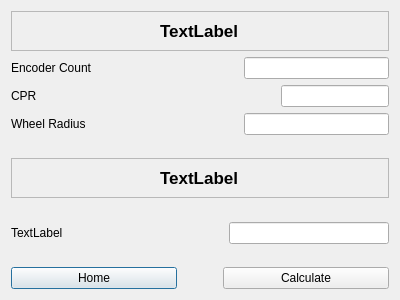
<?xml version="1.0" encoding="UTF-8"?>
<ui version="4.0">
 <class>ThirdDialog</class>
 <widget class="QDialog" name="ThirdDialog">
  <property name="geometry">
   <rect>
    <x>0</x>
    <y>0</y>
    <width>400</width>
    <height>300</height>
   </rect>
  </property>
  <property name="windowTitle">
   <string>Dialog</string>
  </property>
  <layout class="QVBoxLayout" name="verticalLayout_3">
   <item>
    <layout class="QVBoxLayout" name="verticalLayout">
     <property name="bottomMargin">
      <number>0</number>
     </property>
     <item>
      <widget class="QFrame" name="frame_2">
       <property name="frameShape">
        <enum>QFrame::StyledPanel</enum>
       </property>
       <property name="frameShadow">
        <enum>QFrame::Raised</enum>
       </property>
       <layout class="QHBoxLayout" name="horizontalLayout_6">
        <item alignment="Qt::AlignHCenter">
         <widget class="QLabel" name="label_6">
          <property name="font">
           <font>
            <pointsize>13</pointsize>
            <bold>true</bold>
           </font>
          </property>
          <property name="text">
           <string>TextLabel</string>
          </property>
         </widget>
        </item>
       </layout>
      </widget>
     </item>
     <item>
      <layout class="QHBoxLayout" name="horizontalLayout_2">
       <item>
        <widget class="QLabel" name="label">
         <property name="text">
          <string>Encoder Count</string>
         </property>
        </widget>
       </item>
       <item>
        <spacer name="horizontalSpacer_2">
         <property name="orientation">
          <enum>Qt::Horizontal</enum>
         </property>
         <property name="sizeHint" stdset="0">
          <size>
           <width>40</width>
           <height>20</height>
          </size>
         </property>
        </spacer>
       </item>
       <item>
        <widget class="QLineEdit" name="lineEdit"/>
       </item>
      </layout>
     </item>
     <item>
      <layout class="QHBoxLayout" name="horizontalLayout_3">
       <item>
        <widget class="QLabel" name="label_2">
         <property name="text">
          <string>CPR</string>
         </property>
        </widget>
       </item>
       <item>
        <spacer name="horizontalSpacer_3">
         <property name="orientation">
          <enum>Qt::Horizontal</enum>
         </property>
         <property name="sizeType">
          <enum>QSizePolicy::MinimumExpanding</enum>
         </property>
         <property name="sizeHint" stdset="0">
          <size>
           <width>40</width>
           <height>20</height>
          </size>
         </property>
        </spacer>
       </item>
       <item>
        <widget class="QLineEdit" name="lineEdit_2">
         <property name="sizePolicy">
          <sizepolicy hsizetype="Minimum" vsizetype="Fixed">
           <horstretch>0</horstretch>
           <verstretch>0</verstretch>
          </sizepolicy>
         </property>
        </widget>
       </item>
      </layout>
     </item>
     <item>
      <layout class="QHBoxLayout" name="horizontalLayout_4">
       <item>
        <widget class="QLabel" name="label_3">
         <property name="text">
          <string>Wheel Radius  </string>
         </property>
        </widget>
       </item>
       <item>
        <spacer name="horizontalSpacer_4">
         <property name="orientation">
          <enum>Qt::Horizontal</enum>
         </property>
         <property name="sizeHint" stdset="0">
          <size>
           <width>40</width>
           <height>20</height>
          </size>
         </property>
        </spacer>
       </item>
       <item>
        <widget class="QLineEdit" name="lineEdit_3"/>
       </item>
      </layout>
     </item>
     <item>
      <spacer name="verticalSpacer">
       <property name="orientation">
        <enum>Qt::Vertical</enum>
       </property>
       <property name="sizeHint" stdset="0">
        <size>
         <width>20</width>
         <height>40</height>
        </size>
       </property>
      </spacer>
     </item>
     <item>
      <widget class="QFrame" name="frame">
       <property name="frameShape">
        <enum>QFrame::StyledPanel</enum>
       </property>
       <property name="frameShadow">
        <enum>QFrame::Raised</enum>
       </property>
       <layout class="QVBoxLayout" name="verticalLayout_2">
        <item alignment="Qt::AlignHCenter">
         <widget class="QLabel" name="label_5">
          <property name="font">
           <font>
            <pointsize>13</pointsize>
            <bold>true</bold>
           </font>
          </property>
          <property name="text">
           <string>TextLabel</string>
          </property>
         </widget>
        </item>
       </layout>
      </widget>
     </item>
     <item>
      <spacer name="verticalSpacer_2">
       <property name="orientation">
        <enum>Qt::Vertical</enum>
       </property>
       <property name="sizeHint" stdset="0">
        <size>
         <width>20</width>
         <height>40</height>
        </size>
       </property>
      </spacer>
     </item>
     <item>
      <layout class="QHBoxLayout" name="horizontalLayout_5">
       <item>
        <widget class="QLabel" name="label_4">
         <property name="text">
          <string>TextLabel</string>
         </property>
        </widget>
       </item>
       <item>
        <spacer name="horizontalSpacer_5">
         <property name="orientation">
          <enum>Qt::Horizontal</enum>
         </property>
         <property name="sizeHint" stdset="0">
          <size>
           <width>40</width>
           <height>20</height>
          </size>
         </property>
        </spacer>
       </item>
       <item>
        <widget class="QLineEdit" name="lineEdit_4"/>
       </item>
      </layout>
     </item>
     <item>
      <spacer name="verticalSpacer_3">
       <property name="orientation">
        <enum>Qt::Vertical</enum>
       </property>
       <property name="sizeHint" stdset="0">
        <size>
         <width>20</width>
         <height>40</height>
        </size>
       </property>
      </spacer>
     </item>
    </layout>
   </item>
   <item>
    <layout class="QHBoxLayout" name="horizontalLayout">
     <item>
      <widget class="QPushButton" name="homePushButton">
       <property name="text">
        <string>Home</string>
       </property>
      </widget>
     </item>
     <item>
      <spacer name="horizontalSpacer">
       <property name="orientation">
        <enum>Qt::Horizontal</enum>
       </property>
       <property name="sizeType">
        <enum>QSizePolicy::Preferred</enum>
       </property>
       <property name="sizeHint" stdset="0">
        <size>
         <width>40</width>
         <height>20</height>
        </size>
       </property>
      </spacer>
     </item>
     <item>
      <widget class="QPushButton" name="calculatePushButton">
       <property name="text">
        <string>Calculate</string>
       </property>
      </widget>
     </item>
    </layout>
   </item>
  </layout>
 </widget>
 <resources/>
 <connections/>
</ui>
